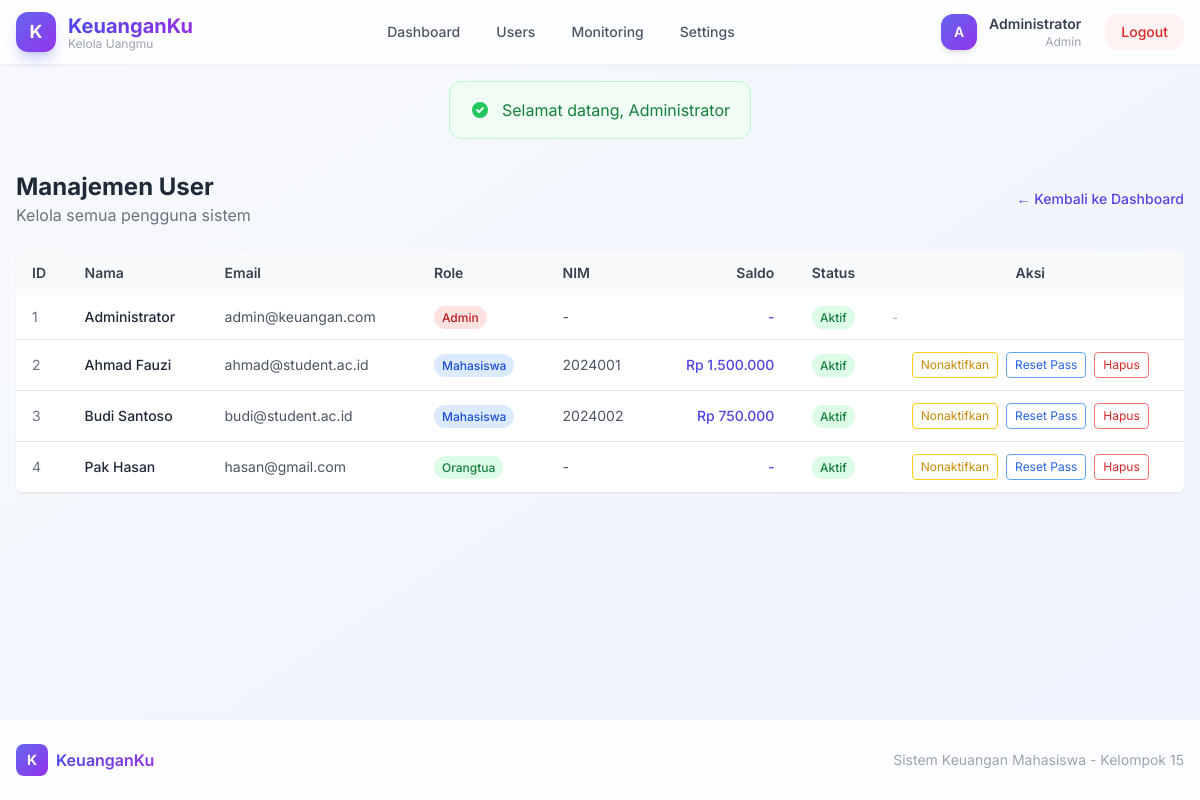
The app's page /index.php?page=admin&action=users (signed in) with its own data.
### tables this page shows
CREATE TABLE `users` (
    `id` INT AUTO_INCREMENT PRIMARY KEY,
    `nama` VARCHAR(100) NOT NULL,
    `email` VARCHAR(100) UNIQUE NOT NULL,
    `password` VARCHAR(255) NOT NULL,
    `role` ENUM('mahasiswa', 'orangtua', 'admin') NOT NULL,
    `photo` VARCHAR(255) NULL,
    `is_active` TINYINT(1) DEFAULT 1,
    `reset_token` VARCHAR(64) NULL,
    `reset_expires` TIMESTAMP NULL,
    `created_at` TIMESTAMP DEFAULT CURRENT_TIMESTAMP,
    `updated_at` TIMESTAMP DEFAULT CURRENT_TIMESTAMP ON UPDATE CURRENT_TIMESTAMP,
    INDEX `idx_email` (`email`)
);

### views/admin/users.php (the view, shortened to what the rows shown need)
<div class="mb-6">
    <div class="flex items-center justify-between">
        <div>
            <h1 class="text-2xl font-bold text-gray-800">Manajemen User</h1>
        </div>
    </div>
</div>
<div class="bg-white rounded-lg shadow-sm overflow-hidden">
    <div class="overflow-x-auto">
        <table class="w-full text-sm">
            <thead class="bg-gray-50">
                <tr>
                    <th class="text-left py-3 px-4 font-semibold text-gray-700">ID</th>
                    <th class="text-left py-3 px-4 font-semibold text-gray-700">Nama</th>
                    <th class="text-left py-3 px-4 font-semibold text-gray-700">Email</th>
                    <th class="text-left py-3 px-4 font-semibold text-gray-700">Role</th>
                    <th class="text-left py-3 px-4 font-semibold text-gray-700">NIM</th>
                    <th class="text-right py-3 px-4 font-semibold text-gray-700">Saldo</th>
                    <th class="text-center py-3 px-4 font-semibold text-gray-700">Status</th>
                    <th class="text-center py-3 px-4 font-semibold text-gray-700">Aksi</th>
                </tr>
            </thead>
            <tbody>
                <?php foreach ($users as $u): ?>
                    <tr class="border-b hover:bg-gray-50">
                        <td class="py-3 px-4 text-gray-500"><?= $u['id'] ?></td>
                        <td class="py-3 px-4 font-medium text-gray-800"><?= e($u['nama']) ?></td>
                        <td class="py-3 px-4 text-gray-600"><?= e($u['email']) ?></td>
                        <td class="py-3 px-4">
                            <span class="px-2 py-1 rounded-full text-xs font-medium
                                <?php if ($u['role'] === 'admin'): ?>bg-red-100 text-red-700
                                <?php elseif ($u['role'] === 'mahasiswa'): ?>bg-blue-100 text-blue-700
                                <?php else: ?>bg-green-100 text-green-700<?php endif; ?>">
                                <?= ucfirst(e($u['role'])) ?>
                            </span>
                        </td>
                        <td class="py-3 px-4 text-gray-600"><?= $u['nim'] ?? '-' ?></td>
                        <td class="py-3 px-4 text-right font-medium text-indigo-600">
                            <?= $u['saldo'] ? format_rupiah($u['saldo']) : '-' ?>
                        </td>
                        <td class="py-3 px-4 text-center">
                            <?php if (($u['is_active'] ?? 1) == 1): ?>
                                <span
                                    class="px-2 py-1 rounded-full text-xs font-medium bg-green-100 text-green-700">Aktif</span>
                            <?php else: ?>
                                <span
                                    class="px-2 py-1 rounded-full text-xs font-medium bg-gray-100 text-gray-600">Nonaktif</span>
                            <?php endif; ?>
                        </td>
                        <td class="py-3 px-4">
                            <?php if ($u['role'] !== 'admin'): ?>
                                <div class="flex items-center justify-center gap-2">
                                    <form action="index.php?page=admin&action=toggle_status" method="POST" class="inline">
                                        <button type="submit"
                                            class="text-xs px-2 py-1 rounded border
                                            <?= ($u['is_active'] ?? 1) ? 'border-yellow-400 text-yellow-600 hover:bg-yellow-50' : 'border-green-400 text-green-600 hover:bg-green-50' ?>">
                                            <?= ($u['is_active'] ?? 1) ? 'Nonaktifkan' : 'Aktifkan' ?>
                                        </button>
                                    </form>
                                    <form action="index.php?page=admin&action=reset_password" method="POST" class="inline"
                                        onsubmit="return confirm('Reset password user ini ke password123?')">
                                        <button type="submit"
                                            class="text-xs px-2 py-1 rounded border border-blue-400 text-blue-600 hover:bg-blue-50">
                                            Reset Pass
                                        </button>
                                    </form>
                                    <form action="index.php?page=admin&action=delete_user" method="POST" class="inline"
                                        onsubmit="return confirm('Yakin ingin menghapus user ini? Semua data terkait akan ikut terhapus!')">
                                        <button type="submit"
                                            class="text-xs px-2 py-1 rounded border border-red-400 text-red-600 hover:bg-red-50">
                                            Hapus
                                        </button>
                                    </form>
                                </div>
                            <?php else: ?>
                                <span class="text-gray-400 text-xs">-</span>
                            <?php endif; ?>
                        </td>
                    </tr>
                <?php endforeach; ?>
            </tbody>
        </table>
    </div>
</div>
<?php
$content = ob_get_clean();
include dirname(__DIR__) . '/layouts/app.php';
?>

### views/layouts/app.php (shortened to what the rows shown need)
<!DOCTYPE html>
<html lang="id">
<head>
    <script src="https://cdn.tailwindcss.com"></script>
</head>
<body class="bg-gradient-to-br from-slate-50 to-indigo-50 min-h-screen flex flex-col font-sans">
    <nav class="bg-white/80 backdrop-blur-lg shadow-sm border-b border-gray-100 sticky top-0 z-50">
        <div class="max-w-7xl mx-auto px-4">
            <div class="flex justify-between h-16">
                <?php if (is_logged_in()): ?>
                    <div class="hidden md:flex items-center space-x-1">
                        <?php if (is_role('mahasiswa')): ?>
                            <a href="index.php?page=dashboard"
                                class="text-gray-600 hover:text-indigo-600 hover:bg-indigo-50 px-4 py-2 rounded-lg text-sm font-medium transition-all duration-200">Dashboard</a>
                            <a href="index.php?page=transaksi"
                                class="text-gray-600 hover:text-indigo-600 hover:bg-indigo-50 px-4 py-2 rounded-lg text-sm font-medium transition-all duration-200">Transaksi</a>
                            <a href="index.php?page=kategori"
                                class="text-gray-600 hover:text-indigo-600 hover:bg-indigo-50 px-4 py-2 rounded-lg text-sm font-medium transition-all duration-200">Kategori</a>
                            <a href="index.php?page=grafik"
                                class="text-gray-600 hover:text-indigo-600 hover:bg-indigo-50 px-4 py-2 rounded-lg text-sm font-medium transition-all duration-200">Grafik</a>
                            <a href="index.php?page=analytics"
                                class="text-gray-600 hover:text-indigo-600 hover:bg-indigo-50 px-4 py-2 rounded-lg text-sm font-medium transition-all duration-200">Analytics</a>
                        <?php elseif (is_role('admin')): ?>
                            <a href="index.php?page=dashboard"
                                class="text-gray-600 hover:text-indigo-600 hover:bg-indigo-50 px-4 py-2 rounded-lg text-sm font-medium transition-all duration-200">Dashboard</a>
                            <a href="index.php?page=admin&action=users"
                                class="text-gray-600 hover:text-indigo-600 hover:bg-indigo-50 px-4 py-2 rounded-lg text-sm font-medium transition-all duration-200">Users</a>
                            <a href="index.php?page=admin&action=monitoring"
                                class="text-gray-600 hover:text-indigo-600 hover:bg-indigo-50 px-4 py-2 rounded-lg text-sm font-medium transition-all duration-200">Monitoring</a>
                            <a href="index.php?page=admin&action=settings"
                                class="text-gray-600 hover:text-indigo-600 hover:bg-indigo-50 px-4 py-2 rounded-lg text-sm font-medium transition-all duration-200">Settings</a>
                        <?php endif; ?>
                    </div>
                    <div class="flex items-center space-x-3">
                        <a href="index.php?page=profile"
                            class="hidden sm:flex items-center space-x-3 hover:bg-gray-50 px-3 py-2 rounded-xl transition-all duration-200 group">
                            <div
                                class="w-9 h-9 bg-gradient-to-br from-indigo-500 to-purple-600 rounded-xl flex items-center justify-center shadow-md group-hover:shadow-lg transition-all duration-300">
                                <span
                                    class="text-white font-semibold text-sm"><?= strtoupper(substr(auth()['nama'], 0, 1)) ?></span>
                            </div>
                            <div class="text-right hidden lg:block">
                                <p class="text-sm font-semibold text-gray-700"><?= e(auth()['nama']) ?></p>
                                <p class="text-xs text-gray-400 capitalize"><?= e(auth()['role']) ?></p>
                            </div>
                        </a>
                        <a href="index.php?page=logout" onclick="return confirm('Yakin ingin logout?')"
                            class="bg-red-50 text-red-600 hover:bg-red-100 px-4 py-2 rounded-xl text-sm font-medium transition-all duration-200 hover:-translate-y-0.5">Logout</a>
                    </div>
                <?php endif; ?>
            </div>
        </div>
    </nav>
    <main class="flex-1 max-w-7xl w-full mx-auto px-4 py-8 animate-[fadeIn_0.4s_ease-out]">
        <?= $content ?? '' ?>
    </main>
</body>
</html>

### records on screen
users: nama "A", nama "Administrator", role "Admin", id "1", email "admin@keuangan.com", nim "-", is_active "Aktif"
users: id "2", nama "Ahmad Fauzi", email "ahmad@student.ac.id", role "Mahasiswa", nim "2024001", saldo "Rp 1.500.000", is_active "Aktif"
users: id "3", nama "Budi Santoso", email "budi@student.ac.id", role "Mahasiswa", nim "2024002", saldo "Rp 750.000", is_active "Aktif"
users: id "4", nama "Pak Hasan", email "hasan@gmail.com", role "Orangtua", nim "-", is_active "Aktif"

### other values on screen
get_flash('success') "Selamat datang, Administrator"
